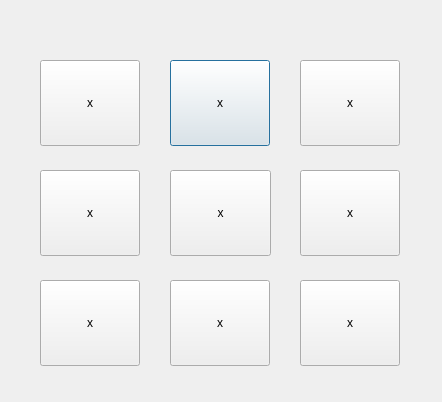
<?xml version="1.0" encoding="UTF-8"?>
<ui version="4.0">
 <class>Dialog</class>
 <widget class="QDialog" name="Dialog">
  <property name="geometry">
   <rect>
    <x>0</x>
    <y>0</y>
    <width>442</width>
    <height>402</height>
   </rect>
  </property>
  <property name="windowTitle">
   <string>Dialog</string>
  </property>
  <widget class="QPushButton" name="dos">
   <property name="geometry">
    <rect>
     <x>170</x>
     <y>60</y>
     <width>100</width>
     <height>86</height>
    </rect>
   </property>
   <property name="styleSheet">
    <string notr="true">background-image: url(:/pregunta/pregunta.png);

</string>
   </property>
   <property name="text">
    <string>x</string>
   </property>
  </widget>
  <widget class="QPushButton" name="cuatro">
   <property name="geometry">
    <rect>
     <x>40</x>
     <y>170</y>
     <width>100</width>
     <height>86</height>
    </rect>
   </property>
   <property name="styleSheet">
    <string notr="true">background-image: url(:/pregunta/pregunta.png);</string>
   </property>
   <property name="text">
    <string>x</string>
   </property>
  </widget>
  <widget class="QPushButton" name="tres">
   <property name="geometry">
    <rect>
     <x>300</x>
     <y>60</y>
     <width>100</width>
     <height>86</height>
    </rect>
   </property>
   <property name="styleSheet">
    <string notr="true">background-image: url(:/pregunta/pregunta.png);
</string>
   </property>
   <property name="text">
    <string>x</string>
   </property>
  </widget>
  <widget class="QPushButton" name="uno">
   <property name="geometry">
    <rect>
     <x>40</x>
     <y>60</y>
     <width>100</width>
     <height>86</height>
    </rect>
   </property>
   <property name="styleSheet">
    <string notr="true">background-image: url(:/pregunta/pregunta.png);</string>
   </property>
   <property name="text">
    <string>x</string>
   </property>
  </widget>
  <widget class="QPushButton" name="cinco">
   <property name="geometry">
    <rect>
     <x>170</x>
     <y>170</y>
     <width>101</width>
     <height>86</height>
    </rect>
   </property>
   <property name="styleSheet">
    <string notr="true">background-image: url(:/pregunta/pregunta.png);</string>
   </property>
   <property name="text">
    <string>x</string>
   </property>
  </widget>
  <widget class="QPushButton" name="siete">
   <property name="geometry">
    <rect>
     <x>40</x>
     <y>280</y>
     <width>100</width>
     <height>86</height>
    </rect>
   </property>
   <property name="styleSheet">
    <string notr="true">background-image: url(:/pregunta/pregunta.png);</string>
   </property>
   <property name="text">
    <string>x</string>
   </property>
  </widget>
  <widget class="QPushButton" name="seis">
   <property name="geometry">
    <rect>
     <x>300</x>
     <y>170</y>
     <width>100</width>
     <height>86</height>
    </rect>
   </property>
   <property name="styleSheet">
    <string notr="true">background-image: url(:/pregunta/pregunta.png);</string>
   </property>
   <property name="text">
    <string>x</string>
   </property>
  </widget>
  <widget class="QPushButton" name="ocho">
   <property name="geometry">
    <rect>
     <x>170</x>
     <y>280</y>
     <width>100</width>
     <height>86</height>
    </rect>
   </property>
   <property name="styleSheet">
    <string notr="true">background-image: url(:/pregunta/pregunta.png);</string>
   </property>
   <property name="text">
    <string>x</string>
   </property>
  </widget>
  <widget class="QPushButton" name="nueve">
   <property name="geometry">
    <rect>
     <x>300</x>
     <y>280</y>
     <width>100</width>
     <height>86</height>
    </rect>
   </property>
   <property name="styleSheet">
    <string notr="true">background-image: url(:/pregunta/pregunta.png);</string>
   </property>
   <property name="text">
    <string>x</string>
   </property>
  </widget>
 </widget>
 <resources>
  <include location="pregunta (1).qrc"/>
 </resources>
 <connections/>
</ui>
